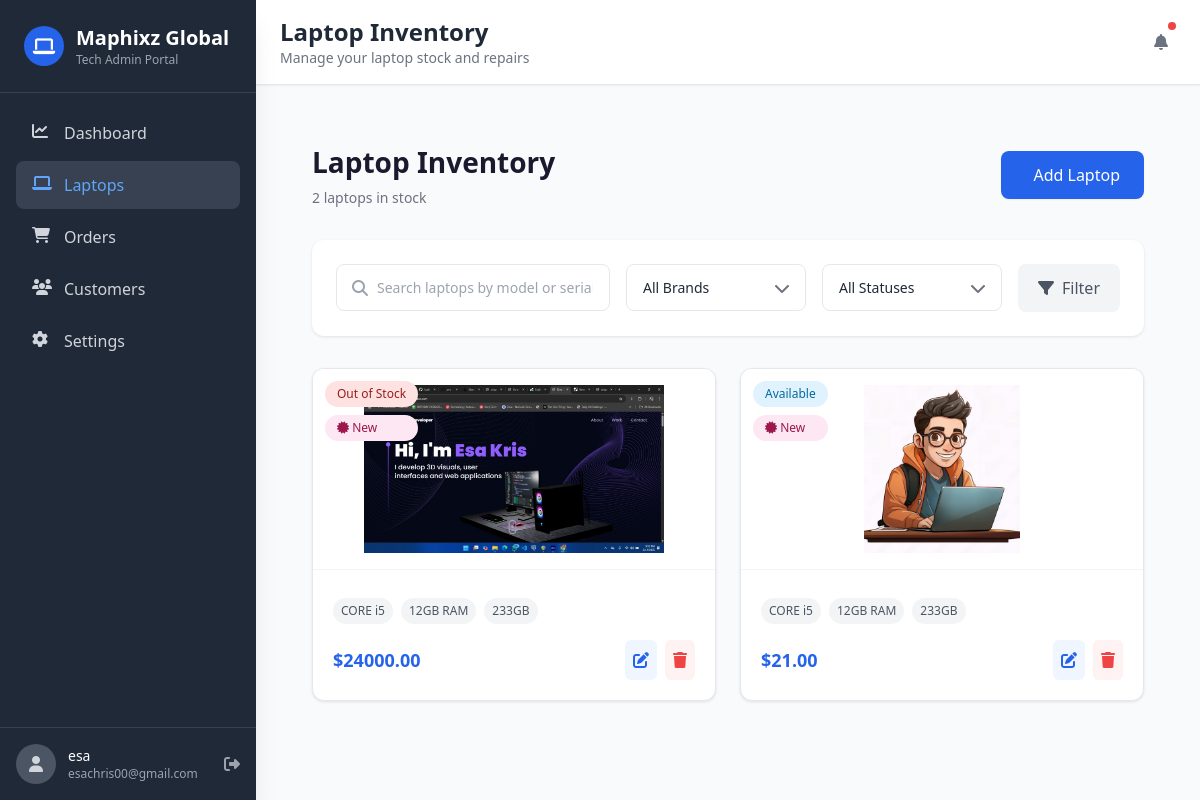
The app's page /maphixz-admin/products/ (signed in) with its own data.
### store/models.py (models this page shows, shortened)
class Product(models.Model):
    STOCK_CHOICES = [
        ('available', 'Available'),
        ('out_of_stock', 'Out of Stock'),
        ('sold_out', 'Sold Out'),
    ]
    CURRENCY_CHOICES = [
        ('USD', 'US Dollar'),
        ('NGN', 'Nigerian Naira'),
        ('GBP', 'British Pound'),
    ]
    id = models.UUIDField(primary_key=True, default=uuid.uuid4, editable=False)
    name = models.CharField(max_length=200)
    slug = models.SlugField(max_length=200, unique=True)
    category = models.ForeignKey(Category, related_name='products', on_delete=models.CASCADE)
    brand = models.CharField(max_length=100, blank=True)
    description = models.TextField()
    price = models.DecimalField(max_digits=10, decimal_places=2)
    discount_price = models.DecimalField(max_digits=10, decimal_places=2, blank=True, null=True)
    currency = models.CharField(max_length=3, choices=CURRENCY_CHOICES, default='USD')
    stock_status = models.CharField(max_length=20, choices=STOCK_CHOICES, default='available')
    stock_quantity = models.PositiveIntegerField(default=0)
    processor = models.CharField(max_length=100, blank=True)
    ram = models.CharField(max_length=50, blank=True)
    storage = models.CharField(max_length=100, blank=True)
    graphics = models.CharField(max_length=100, blank=True)
    display = models.CharField(max_length=100, blank=True)
    dimensions = models.CharField(max_length=100, blank=True)
    weight = models.CharField(max_length=50, blank=True)
    color = models.CharField(max_length=50, blank=True)
    operating_system = models.CharField(max_length=100, blank=True, null=True)
    warranty = models.PositiveIntegerField(
        blank=True,
        null=True,
        help_text="Warranty period in months (uses category default if empty)"
    )
    is_refurbished = models.BooleanField(default=False)
    is_new = models.BooleanField(default=True)
    image = models.ImageField(upload_to='products/', blank=True, null=True)
    video = models.FileField(upload_to='products/videos/', blank=True, null=True)
    featured = models.BooleanField(default=False)
    created_at = models.DateTimeField(auto_now_add=True)
    updated_at = models.DateTimeField(auto_now=True)
    class Meta:
        ordering = ['-created_at']
        indexes = [
            models.Index(fields=['stock_status']),
            models.Index(fields=['featured']),
            models.Index(fields=['-created_at']),
            models.Index(fields=['brand']),
            models.Index(fields=['is_refurbished']),
        ]
    @property
    def cover_image(self):
        featured = self.images.filter(is_featured=True).first()
        if featured:
            return featured
        return self.images.first() or None

class ProductImage(models.Model):
    product = models.ForeignKey(Product, related_name='images', on_delete=models.CASCADE)
    image = models.ImageField(upload_to='products/images/')
    caption = models.CharField(max_length=200, blank=True)
    is_featured = models.BooleanField(default=False)
    created_at = models.DateTimeField(auto_now_add=True)
    class Meta:
        ordering = ['-is_featured', 'created_at']

### store/admin_views.py (the view)
# urls.py: path('maphixz-admin/products/', admin_views.admin_products, name='admin_products'),
@user_passes_test(is_admin, login_url='store:admin_login')
def admin_products(request):
    search = request.GET.get('search', '')
    category_filter = request.GET.get('category', '')
    products = Product.objects.all()
    if search:
        products = products.filter(
            Q(name__icontains=search) |
            Q(description__icontains=search)
        )
    if category_filter:
        products = products.filter(category__slug=category_filter)
    products = products.order_by('-created_at')
    paginator = Paginator(products, 12)
    page = request.GET.get('page')
    products = paginator.get_page(page)
    categories = Category.objects.all()
    context = {
        'products': products,
        'categories': categories,
        'search': search,
        'category_filter': category_filter,
    }
    return render(request, 'admin/products.html', context)

### templates/admin/products.html (shortened to what this page needs)
{% extends "admin/admin_base.html" %}
{% block page_title %}Laptop Inventory{% endblock %}
{% block page_subtitle %}Manage your laptop stock and repairs{% endblock %}
{% block admin_content %}
<div class="admin-container">
    <div class="admin-header">
        <div>
            <h2 class="admin-title">Laptop Inventory</h2>
            <p class="admin-subtitle">{{ products.paginator.count }} laptops in stock</p>
        </div>
        <div class="flex gap-4">
            <a href="{% url 'store:admin_add_product' %}" class="admin-primary-btn">
                Add Laptop
            </a>
        </div>
    </div>
    <div class="admin-filter-card">
        <form method="get" class="filter-form">
            <div class="search-input-container">
                <i class="fas fa-search search-icon"></i>
                <input type="text" name="search" value="{{ search }}"
                       placeholder="Search laptops by model or serial..." class="search-input">
            </div>
            <div class="dropdown-container">
                <select name="brand" class="dropdown-select">
                    <option value="">All Brands</option>
                </select>
            </div>
            <div class="dropdown-container">
                <select name="status" class="dropdown-select">
                    <option value="">All Statuses</option>
                </select>
            </div>
            <div class="filter-actions">
                <button type="submit" class="filter-btn">
                    <i class="fas fa-filter mr-2"></i>
                    Filter
                </button>
            </div>
        </form>
    </div>
    {% if products %}
    <div class="products-grid">
        {% for product in products %}
        <div class="product-card">
            <div class="product-image-container">
                {% if product.cover_image %}
                    <img src="{{ product.cover_image.image.url }}" alt="{{ product.name }}" class="product-image">
                {% else %}
                    <div class="image-placeholder">
                        <i class="fas fa-laptop placeholder-icon"></i>
                    </div>
                {% endif %}
                <div class="status-badges">
                    <span class="stock-badge {% if product.stock_status == 'in_stock' %}in-stock{% elif product.stock_status == 'out_of_stock' %}out-of-stock{% else %}repair-status{% endif %}">
                        {{ product.get_stock_status_display }}
                    </span>
                    {% if product.is_new %}
                    <span class="new-badge">
                        <i class="fas fa-certificate"></i> New
                    </span>
                    {% endif %}
                </div>
            </div>
            <div class="product-info">
                <p class="product-specs">
                    <span class="spec-chip">{{ product.processor }}</span>
                    <span class="spec-chip">{{ product.ram }} RAM</span>
                    <span class="spec-chip">{{ product.storage }}</span>
                </p>
                <div class="product-footer">
                    <div>
                        <span class="product-price">${{ product.price }}</span>
                    </div>
                    <div class="product-actions">
                        <a href="{% url 'store:admin_edit_product' product.id %}" class="edit-btn" title="Edit">
                            <i class="fas fa-edit"></i>
                        </a>
                        <form action="{% url 'store:admin_delete_product' product.id %}" method="post" style="display:inline;">
                            <button type="button"
                                    class="delete-btn"
                                    title="Delete"
                                    onclick="openDeleteModal('{{ product.id }}', '{{ product.brand.name }} {{ product.model|escapejs }}')">
                                <i class="fas fa-trash"></i>
                            </button>
                        </form>
                    </div>
                </div>
            </div>
        </div>
        {% endfor %}
    </div>
    {% endif %}
</div>
{% endblock %}

### templates/admin/admin_base.html (shortened to what this page needs)
{% load static %}
<!DOCTYPE html>
<html lang="en">
<head>
    <link rel="stylesheet" href="https://cdnjs.cloudflare.com/ajax/libs/font-awesome/6.4.0/css/all.min.css">
    <link rel="stylesheet" href="{% static 'css/admin.css' %}">
    <script src="https://cdn.tailwindcss.com"></script>
</head>
<body class="bg-gray-50 text-gray-800 font-inter">
    <div class="min-h-screen flex relative" x-data="{ sidebarOpen: window.innerWidth >= 1024 }" @resize.window="sidebarOpen = window.innerWidth >= 1024">
        <aside
            id="sidebar"
            class="fixed inset-y-0 left-0 w-64 bg-gray-800 text-white shadow-xl z-40 transition-all duration-300 ease-in-out transform"
            :class="sidebarOpen ? 'translate-x-0' : '-translate-x-full lg:translate-x-0'"
        >
            <div class="flex flex-col h-full">
                <div class="p-4 md:p-6 border-b border-gray-700 flex items-center space-x-3">
                    <div class="w-10 h-10 bg-blue-600 rounded-full flex items-center justify-center text-white">
                        <i class="fas fa-laptop text-lg"></i>
                    </div>
                    <div>
                        <h1 class="text-lg md:text-xl font-bold">Maphixz Global</h1>
                        <p class="text-xs text-gray-400">Tech Admin Portal</p>
                    </div>
                </div>
                <nav class="flex-1 p-2 md:p-4 space-y-1 overflow-y-auto">
                    <a
                        href="{% url 'store:admin_dashboard' %}"
                        class="flex items-center px-3 py-2 md:px-4 md:py-3 rounded-lg transition duration-200 hover:bg-gray-700 {% if request.resolver_match.url_name == 'admin_dashboard' %}bg-gray-700 text-blue-400{% else %}text-gray-300{% endif %}"
                        @click="window.innerWidth < 1024 ? sidebarOpen = false : null"
                    >
                        <i class="fas fa-chart-line w-5 h-5 mr-3"></i>
                        <span class="text-sm md:text-base">Dashboard</span>
                    </a>
                    <a
                        href="{% url 'store:admin_products' %}"
                        class="flex items-center px-3 py-2 md:px-4 md:py-3 rounded-lg transition duration-200 hover:bg-gray-700 {% if request.resolver_match.url_name == 'admin_products' %}bg-gray-700 text-blue-400{% else %}text-gray-300{% endif %}"
                        @click="window.innerWidth < 1024 ? sidebarOpen = false : null"
                    >
                        <i class="fas fa-laptop w-5 h-5 mr-3"></i>
                        <span class="text-sm md:text-base">Laptops</span>
                    </a>
                    <a
                        href="{% url 'store:admin_orders' %}"
                        class="flex items-center px-3 py-2 md:px-4 md:py-3 rounded-lg transition duration-200 hover:bg-gray-700 {% if request.resolver_match.url_name == 'admin_orders' %}bg-gray-700 text-blue-400{% else %}text-gray-300{% endif %}"
                        @click="window.innerWidth < 1024 ? sidebarOpen = false : null"
                    >
                        <i class="fas fa-shopping-cart w-5 h-5 mr-3"></i>
                        <span class="text-sm md:text-base">Orders</span>
                    </a>
                    <a
                        href="{% url 'store:admin_customers' %}"
                        class="flex items-center px-3 py-2 md:px-4 md:py-3 rounded-lg transition duration-200 hover:bg-gray-700 {% if request.resolver_match.url_name == 'admin_customers' %}bg-gray-700 text-blue-400{% else %}text-gray-300{% endif %}"
                        @click="window.innerWidth < 1024 ? sidebarOpen = false : null"
                    >
                        <i class="fas fa-users w-5 h-5 mr-3"></i>
                        <span class="text-sm md:text-base">Customers</span>
                    </a>
                    <a
                        href="{% url 'store:admin_settings' %}"
                        class="flex items-center px-3 py-2 md:px-4 md:py-3 rounded-lg transition duration-200 hover:bg-gray-700 {% if request.resolver_match.url_name == 'admin_settings' %}bg-gray-700 text-blue-400{% else %}text-gray-300{% endif %}"
                        @click="window.innerWidth < 1024 ? sidebarOpen = false : null"
                    >
                        <i class="fas fa-cog w-5 h-5 mr-3"></i>
                        <span class="text-sm md:text-base">Settings</span>
                    </a>
                </nav>
                <div class="p-3 md:p-4 border-t border-gray-700">
                    <div class="flex items-center space-x-3">
                        <div class="w-8 h-8 md:w-10 md:h-10 bg-gray-600 rounded-full flex items-center justify-center">
                            <i class="fas fa-user text-gray-300 text-sm md:text-base"></i>
                        </div>
                        <div class="flex-1 min-w-0">
                            <p class="text-xs md:text-sm font-medium text-white truncate">{{ request.user.username }}</p>
                            <p class="text-xs text-gray-400 truncate">{{ request.user.email }}</p>
                        </div>
                        <a
                            href="{% url 'store:admin_logout' %}"
                            class="text-gray-400 hover:text-white transition-colors"
                            title="Sign Out"
                        >
                            <i class="fas fa-sign-out-alt text-sm md:text-base"></i>
                        </a>
                    </div>
                </div>
            </div>
        </aside>
        <main class="flex-1 lg:ml-64 min-h-screen transition-all duration-300">
            <header class="bg-white shadow-sm border-b border-gray-200 px-4 py-3 md:px-6 md:py-4">
                <div class="flex flex-col md:flex-row md:items-center md:justify-between space-y-2 md:space-y-0">
                    <div>
                        <h1 class="text-xl md:text-2xl font-bold text-gray-800">{% block page_title %}{% endblock %}</h1>
                        <div class="flex items-center flex-wrap space-x-2 text-sm text-gray-500">
                            <span class="text-xs md:text-sm">{% block page_subtitle %}{% endblock %}</span>
                        </div>
                    </div>
                    <div class="flex items-center justify-end space-x-2 md:space-x-4">
                        <div class="relative">
                            <button class="p-1 md:p-2 rounded-full hover:bg-gray-100 transition-colors">
                                <i class="fas fa-bell text-gray-500 text-sm md:text-base"></i>
                                <span class="absolute top-0 right-0 w-2 h-2 bg-red-500 rounded-full"></span>
                            </button>
                        </div>
                    </div>
                </div>
            </header>
            <div class="p-3 md:p-6">
                {% block admin_content %}{% endblock %}
            </div>
        </main>
    </div>
</body>
</html>

### records on screen
Product: cover_image.image (picture), stock_status "Out of Stock", is_new True (drawn), processor "CORE i5", ram "12GB", storage "233GB", price "24000.00"
Product: cover_image.image (picture), stock_status "Available", is_new True (drawn), processor "CORE i5", ram "12GB", storage "233GB", price "21.00"

### other values on screen
{{ request.user.username }} "esa"
{{ request.user.email }} "esachris00@gmail.com"
{{ products.paginator.count }} "2"
